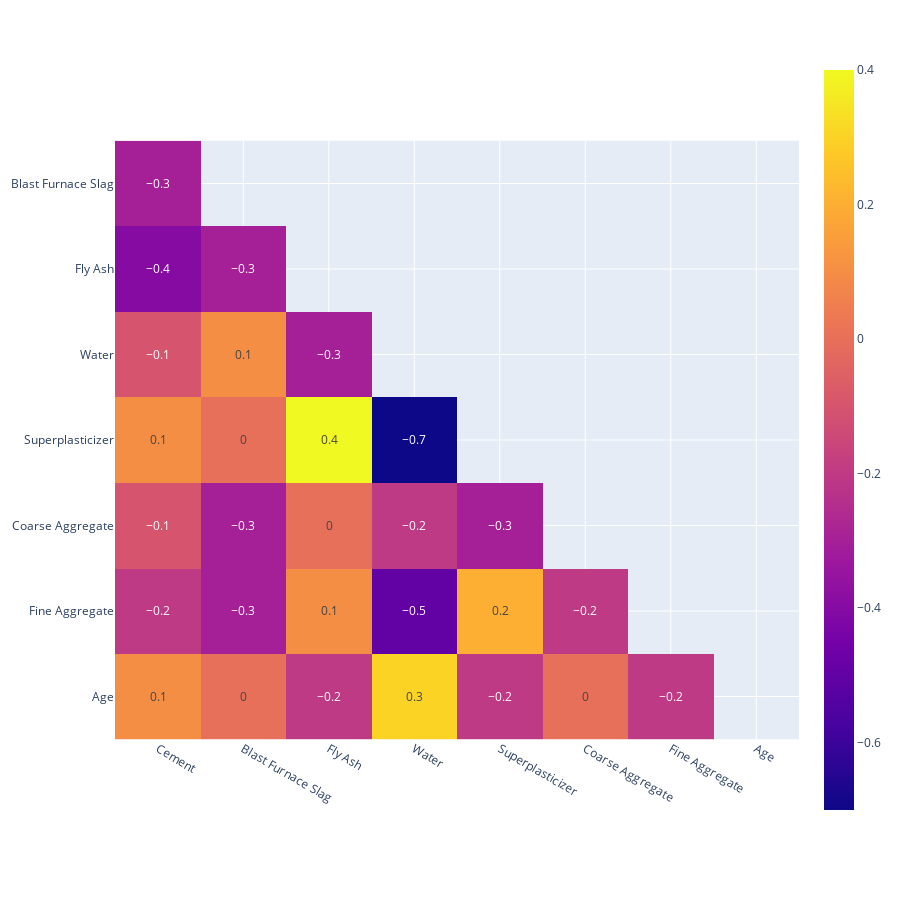

The code cell stored with this chart in its notebook:
### Code cell
import plotly.express as px
import numpy as np

df = X
df_corr = df.corr().round(1)  
# Mask to matrix
mask = np.zeros_like(df_corr, dtype=bool)
mask[np.triu_indices_from(mask)] = True
# Viz
df_corr_viz = df_corr.mask(mask).dropna(how='all')

fig = px.imshow(df_corr_viz, text_auto=True)
fig.update_layout(height = 900, width=900)
fig.show()

### Figure 1 — Plotly figure (JSON) as saved in the notebook; plotly's stock layout.template omitted (floating-point values rounded to 4 significant figures)
{"data": [{"coloraxis": "coloraxis", "hovertemplate": "x: %{x}<br>y: %{y}<br>color: %{z}<extra></extra>", "name": "0", "texttemplate": "%{z}", "type": "heatmap", "x": ["Cement", "Blast Furnace Slag", "Fly Ash", "Water", "Superplasticizer", "Coarse Aggregate", "Fine Aggregate", "Age"], "xaxis": "x", "y": ["Blast Furnace Slag", "Fly Ash", "Water", "Superplasticizer", "Coarse Aggregate", "Fine Aggregate", "Age"], "yaxis": "y", "z": [[-0.3, null, null, null, null, null, null, null], [-0.4, -0.3, null, null, null, null, null, null], [-0.1, 0.1, -0.3, null, null, null, null, null], [0.1, 0, 0.4, -0.7, null, null, null, null], [-0.1, -0.3, 0, -0.2, -0.3, null, null, null], [-0.2, -0.3, 0.1, -0.5, 0.2, -0.2, null, null], [0.1, 0, -0.2, 0.3, -0.2, 0, -0.2, null]]}], "layout": {"coloraxis": {"colorscale": [[0, "#0d0887"], [0.1111, "#46039f"], [0.2222, "#7201a8"], [0.3333, "#9c179e"], [0.4444, "#bd3786"], [0.5556, "#d8576b"], [0.6667, "#ed7953"], [0.7778, "#fb9f3a"], [0.8889, "#fdca26"], [1, "#f0f921"]]}, "height": 900, "margin": {"t": 60}, "width": 900, "xaxis": {"anchor": "y", "constrain": "domain", "domain": [0, 1], "scaleanchor": "y"}, "yaxis": {"anchor": "x", "autorange": "reversed", "constrain": "domain", "domain": [0, 1]}}}
